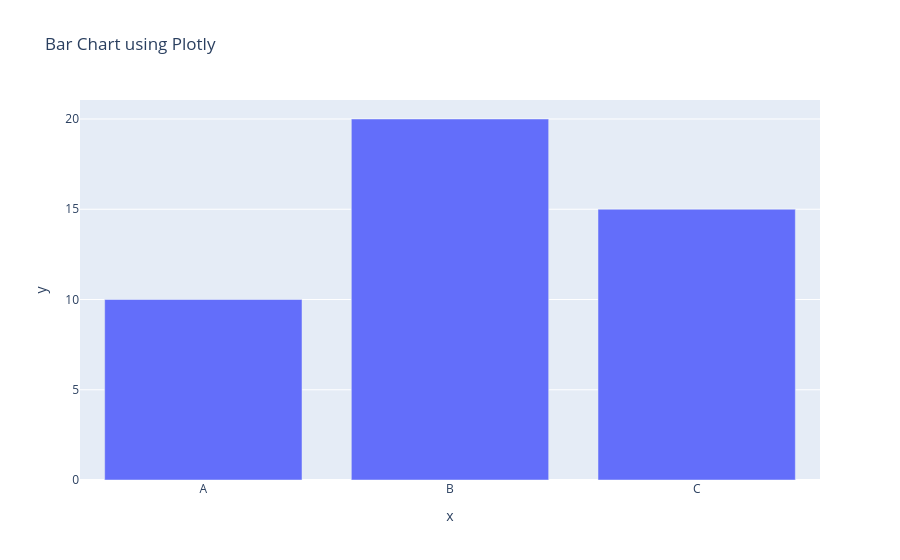

The notebook cell this image was saved under:
### Code cell
import plotly.express as px

x = ["A", "B", "C"]
y = [10, 20, 15]

fig = px.bar(x=x, y=y, title="Bar Chart using Plotly")
fig.show()

### Figure 1 — Plotly figure (JSON) as saved in the notebook; plotly's stock layout.template omitted (floating-point values rounded to 4 significant figures)
{"data": [{"hovertemplate": "x=%{x}<br>y=%{y}<extra></extra>", "legendgroup": "", "marker": {"color": "#636efa", "pattern": {"shape": ""}}, "name": "", "orientation": "v", "showlegend": false, "textposition": "auto", "type": "bar", "x": ["A", "B", "C"], "xaxis": "x", "y": [10, 20, 15], "yaxis": "y"}], "layout": {"barmode": "relative", "legend": {"tracegroupgap": 0}, "title": {"text": "Bar Chart using Plotly"}, "xaxis": {"anchor": "y", "domain": [0, 1], "title": {"text": "x"}}, "yaxis": {"anchor": "x", "domain": [0, 1], "title": {"text": "y"}}}}
